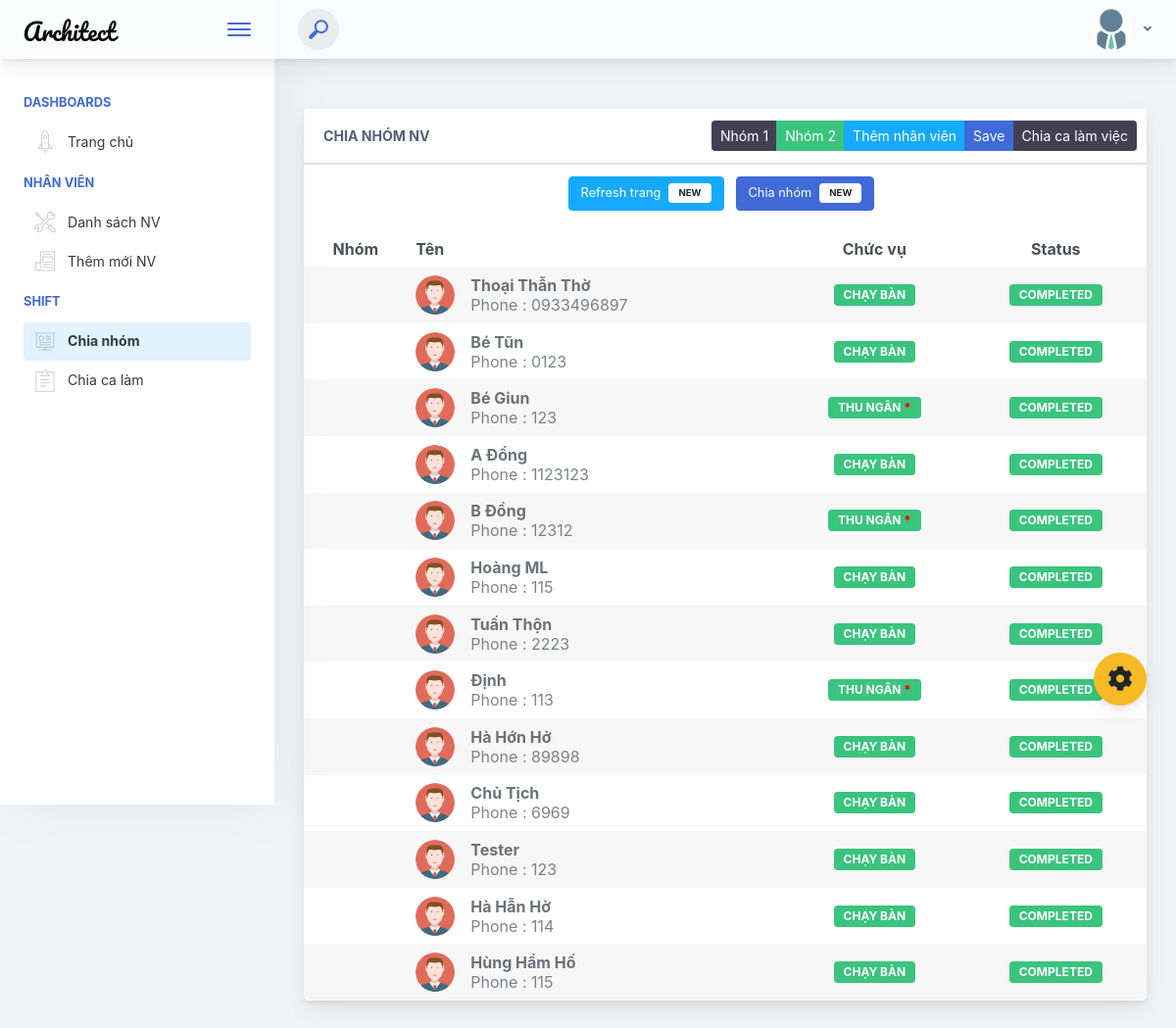
Page /sortteam.php on the earlier database version.
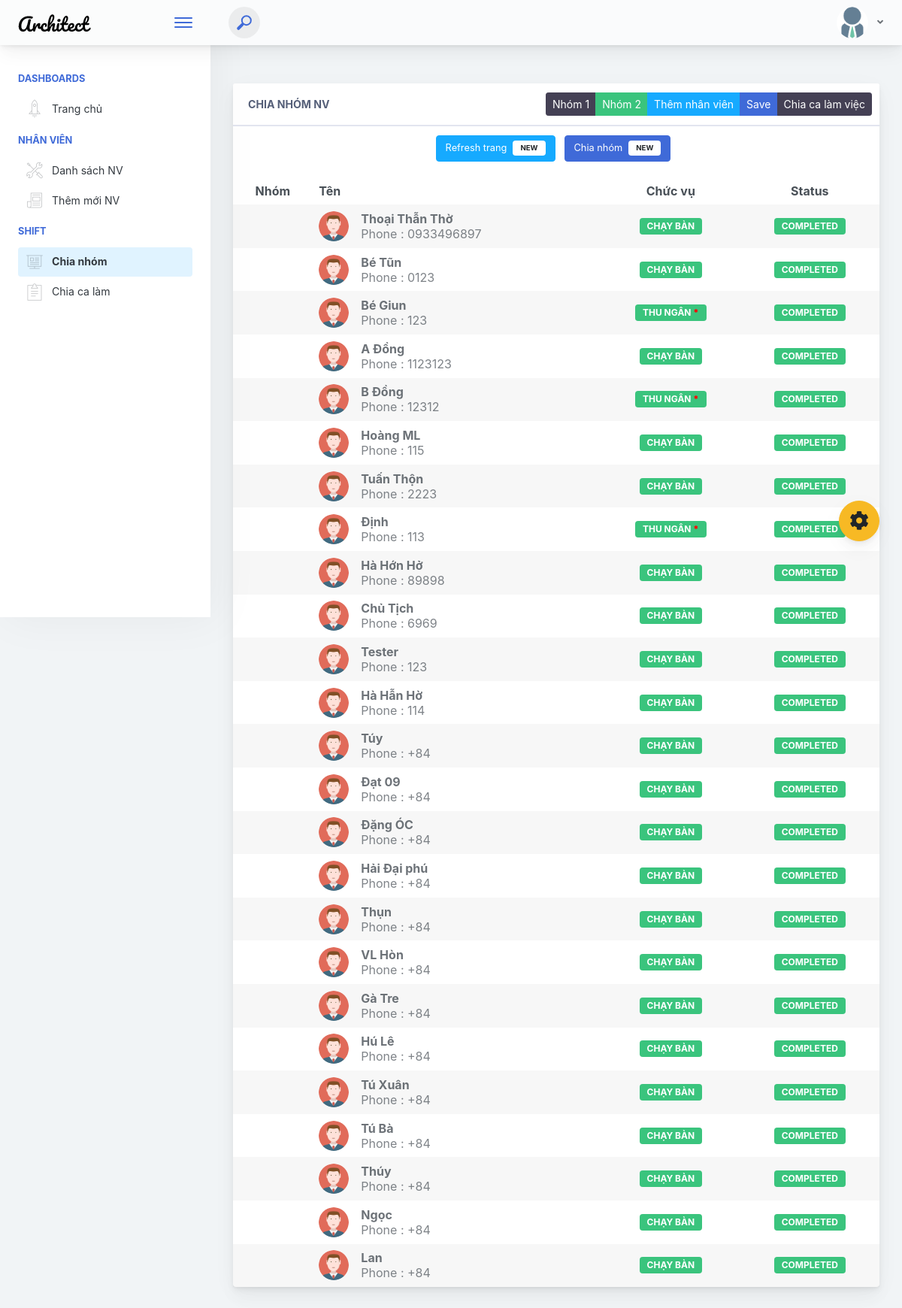
Same page on the later database version.
### tables this page shows
CREATE TABLE `nhanvien` (
  `id` int(20) UNSIGNED NOT NULL,
  `ten` varchar(60) DEFAULT NULL,
  `sdt` varchar(60) DEFAULT NULL,
  `chucvu` varchar(50) NOT NULL,
  `calamviec` varchar(20) NOT NULL,
  `ghichu` text NOT NULL,
  `count` varchar(150) NOT NULL
);

### lib/database.php (called while the page is built, shortened)
<?php
Class Database extends PDO{
   public $host   = DB_HOST;
   public $user   = DB_USER;
   public $pass   = DB_PASS;
   public $dbname = DB_NAME;
   public $link;
private function connectDB(){
   $this->link = new mysqli($this->host, $this->user, $this->pass,
    $this->dbname);
    mysqli_set_charset($this->link, 'UTF8');
 }
public function select($query){
  $result = $this->link->query($query) or
   die($this->link->error.__LINE__);
  if($result->num_rows > 0){
    return $result;
  } else {
    return false;
  }
 }
}

### classes/nhanvien.php (called while the page is built, shortened)
<?php
	$filepath = realpath(dirname(__FILE__));
	include_once ($filepath.'/../lib/database.php');
    class nhanvien
	{
		private $db;
		public function __construct()
		{
			$this->db = new Database();
		}
		public function FillterStaff()
		{
			$query = "SELECT * FROM nhanvien ORDER BY count";
			$result = $this->db->select($query);
			return $result;
		}
	}
?>

### sortteam.php (the view, shortened to what this page needs)
<?php
include 'lib/database.php';
?>
<!doctype html>
<html lang="vi">
<?php include 'head.php';?>
<body>
    <div class="app-container app-theme-white body-tabs-shadow fixed-sidebar fixed-header">
        <div class="app-header header-shadow">
            <div class="app-header__logo">
                <div class="logo-src"></div>
                <div class="header__pane ml-auto">
                    <div>
                        <button type="button" class="hamburger close-sidebar-btn hamburger--elastic" data-class="closed-sidebar">
                            <span class="hamburger-box">
                                <span class="hamburger-inner"></span>
                            </span>
                        </button>
                    </div>
                </div>
            </div>
                <div class="app-header__content">
                <div class="app-header-left">
                    <div class="search-wrapper">
                        <div class="input-holder">
                            <button class="search-icon"><span></span></button>
                        </div>
                    </div>
        </div>
                <div class="app-header-right">
                    <div class="header-btn-lg pr-0">
                        <div class="widget-content p-0">
                            <div class="widget-content-wrapper">
                                <div class="widget-content-left">
                                    <div class="btn-group">
                                        <a data-toggle="dropdown" aria-haspopup="true" aria-expanded="false" class="p-0 btn">
                                            <img width="42" class="rounded-circle" src="assets/images/avatars/nhanvien.png" alt="">
                                            <i class="fa fa-angle-down ml-2 opacity-8"></i>
                                        </a>
                                    </div>
                                </div>
                            </div>
                        </div>
                    </div>        </div>
            </div>
        </div>        <div class="ui-theme-settings">
            <button type="button" id="TooltipDemo" class="btn-open-options btn btn-warning">
                <i class="fa fa-cog fa-w-16 fa-spin fa-2x"></i>
            </button>
        </div>        <div class="app-main">
                <div class="app-sidebar sidebar-shadow">
<?php
include 'sidebar.php';
?>
                </div>    <div class="app-main__outer">
                    <div class="app-main__inner">
                        <div class="row">
                            <div class="col-md-12">
                                <div class="main-card mb-3 card">
                                    <div class="card-header">Chia nhóm NV
                                        <div class="btn-actions-pane-right">
                                            <div role="group" class="btn-group-sm btn-group">
                                                <button class=" btn btn-focus" onclick="window.location = 'sortteam.php?nhom=1'">Nhóm 1</button>
                                                <button class=" btn btn-success" onclick="window.location = 'sortteam.php?nhom=2'">Nhóm 2</button>
                                                <button class=" btn btn-info" onclick="window.location = 'newstaff.php'">Thêm nhân viên</button>
                                                <button class="btn btn-primary" onclick="window.print()">Save</button>
                                                <button class="btn btn-focus" onclick="window.location = 'sortshift.php'">Chia ca làm việc</button>
                                            </div>
                                        </div>
                                    </div>
                                    <div class="table-responsive">
                                    <table class="align-middle mb-0 table table-borderless table-striped table-hover">
                                            <thead>
                                            <tr>
                                                <th class="text-center">Nhóm</th>
                                                <th>Tên</th>
                                                <th class="text-center">Chức vụ</th>
                                                <th class="text-center">Status</th>
                                            </tr>
                                            </thead>
                                            <tbody>
                                                <?php
                                                $a=0;
                                                $filepath = realpath(dirname(__FILE__));
                                                include_once ($filepath.'/classes/nhanvien.php');
                                                $staff= new nhanvien();
                                                $getteam= $staff->FillterStaff();
                                                $nhom= 0;
                                                if($getteam)
                                                {
                                                        ?>
                                                        <?php
                                                    if($nhom==2)
                                                    {
                                                        echo "<h4>Nhóm 2</h4>";
                                                        $y=0;
                                                        while($kqt2= $getteam->fetch_assoc())
                                                        {
                                                            if($kqt2['count']==2){
                                                                $y++;
                                                            ?>
                                                            <tr>
                                                    <td class="text-center" ><?=$kqt2['count']?></td>
                                                    <td>
                                                        <div class="widget-content p-0">
                                                            <div class="widget-content-wrapper">
                                                                <div class="widget-content-left mr-3">
                                                                    <div class="widget-content-left">
                                                                        <img width="40" class="rounded-circle" src="assets/images/avatars/images.png" alt="">
                                                                    </div>
                                                                </div>
                                                                <div class="widget-content-left flex2">
                                                                    <div class="widget-heading"><?=$kqt2['ten']?></div>
                                                                    <div class="widget-subheading opacity-7">Phone : <?=$kqt2['sdt']?></div>
                                                                </div>
                                                            </div>
                                                        </div>
                                                    </td>
                                                    <td class="text-center">
                                                    <div class="badge badge-default"><?php if($kqt2['chucvu']!="Chạy bàn") echo $kqt2['chucvu']."<b style='color:red;'>*</b>";
                                                    else echo $kqt2['chucvu'];  ?></div>
                                                    </td>
                                                    <td class="text-center">
                                                        <div class="badge badge-success">Completed</div>
                                                    </td>
                                                </tr>
                                                            <?php
                                                            }
                                                            }echo $y.' : Nhân viên';
                                                    }
                                                    else
                                                    while($kq= $getteam->fetch_assoc())
                                                    {$a++;
                                                ?>
                                            <tr>
                                                <td class="text-center" ><?=$kq['count']?></td>
                                                <td>
                                                    <div class="widget-content p-0">
                                                        <div class="widget-content-wrapper">
                                                            <div class="widget-content-left mr-3">
                                                                <div class="widget-content-left">
                                                                    <img width="40" class="rounded-circle" src="assets/images/avatars/images.png" alt="">
                                                                </div>
                                                            </div>
                                                            <div class="widget-content-left flex2">
                                                                <div class="widget-heading"><?=$kq['ten']?></div>
                                                                <div class="widget-subheading opacity-7">Phone : <?=$kq['sdt']?></div>
                                                            </div>
                                                        </div>
                                                    </div>
                                                </td>
                                                <td class="text-center">
                                                    <div class="badge badge-success"><?php if($kq['chucvu']!="Chạy bàn") echo $kq['chucvu']."<b style='color:red;'>*</b>";
                                                    else echo $kq['chucvu'];  ?></div>
                                                </td>
                                                <td class="text-center">
                                                    <div class="badge badge-success">Completed</div>
                                                </td>
                                            </tr>
                                            <?php
                                             }
                                            }
                                            ?>
                                            </tbody>
                                    </div>
                                    <div class="d-block text-center card-footer">
                                        <button class="mb-2 mr-2 btn btn-info" onclick="window.location = 'sortteam.php'">Refresh trang<span class="badge badge-light">NEW</span></button>
                                        <?php
                                        if($a !=0)
                                        {
                                            ?>
                                            <button class="mb-2 mr-2 btn btn-primary" onclick="window.location = 'random.php?key=<?=$a;?>'">Chia nhóm<span class="badge badge-light">NEW</span></button>
                                            <?php
                                        }
                                        ?>
                                    </div>
                                </div>
                            </div>
                        </div>
                    </div>
                       </div>
        </div>
    </div>
<script type="text/javascript" src="./assets/scripts/main.js"></script></body>
</html>

### head.php (shortened to what this page needs)
<head>
<link href="./main.css" rel="stylesheet">
</head>

### sidebar.php (shortened to what this page needs)
<?php
$check1="";$check2="";$check3="";$check4="";
$check= basename($_SERVER['REQUEST_URI'], '?' . $_SERVER['QUERY_STRING']);
if( $check =="sortteam.php")
{
	$check4 ="mm-active";
}
?>
<div class="scrollbar-sidebar">
                        <div class="app-sidebar__inner">
                            <ul class="vertical-nav-menu">
                                <li class="app-sidebar__heading">Dashboards</li>
                                <li>
                                    <a href="index.php" class="<?php echo $check1 ?>">
                                        <i class="metismenu-icon pe-7s-rocket"></i>
                                        Trang chủ
                                    </a>
                                </li>
                                <li class="app-sidebar__heading">Nhân viên</li>
                                <li>
                                    <a href="liststaff.php" class="<?php echo $check2 ?>">
                                        <i class="metismenu-icon pe-7s-tools"></i>
                                       Danh sách NV
                                    </a>
                                    <a href="newstaff.php" class="<?php echo $check3 ?>">
                                        <i class="metismenu-icon pe-7s-news-paper"></i>
                                       Thêm mới NV
                                    </a>
                                </li>
                                <li class="app-sidebar__heading">Shift</li>
                                <li>
                                    <a href="sortteam.php" class="<?php echo $check4 ?>">
                                        <i class="metismenu-icon pe-7s-display2"></i>
                                        Chia nhóm
                                    </a>
                                    <a href="sortshift.php" class="<?php echo $check5 ?>">
                                        <i class="metismenu-icon pe-7s-note2"></i>
                                        Chia ca làm
                                    </a>
                                </li>
                            </ul>
                        </div>
                    </div>

Differences in the rows shown:
removed nhanvien: ten "Hùng Hầm Hố", sdt "115", chucvu "CHẠY BÀN"
added nhanvien: ten "Túy", sdt "+84", chucvu "CHẠY BÀN"
added nhanvien: ten "Đạt 09", sdt "+84", chucvu "CHẠY BÀN"
added nhanvien: ten "Đặng ÓC", sdt "+84", chucvu "CHẠY BÀN"
added nhanvien: ten "Hải Đại phú", sdt "+84", chucvu "CHẠY BÀN"
added nhanvien: ten "Thụn", sdt "+84", chucvu "CHẠY BÀN"
added nhanvien: ten "VL Hòn", sdt "+84", chucvu "CHẠY BÀN"
added nhanvien: ten "Gà Tre", sdt "+84", chucvu "CHẠY BÀN"
added nhanvien: ten "Hú Lê", sdt "+84", chucvu "CHẠY BÀN"
added nhanvien: ten "Tú Xuân", sdt "+84", chucvu "CHẠY BÀN"
added nhanvien: ten "Tú Bà", sdt "+84", chucvu "CHẠY BÀN"
added nhanvien: ten "Thúy", sdt "+84", chucvu "CHẠY BÀN"
added nhanvien: ten "Ngọc", sdt "+84", chucvu "CHẠY BÀN"
added nhanvien: ten "Lan", sdt "+84", chucvu "CHẠY BÀN"
